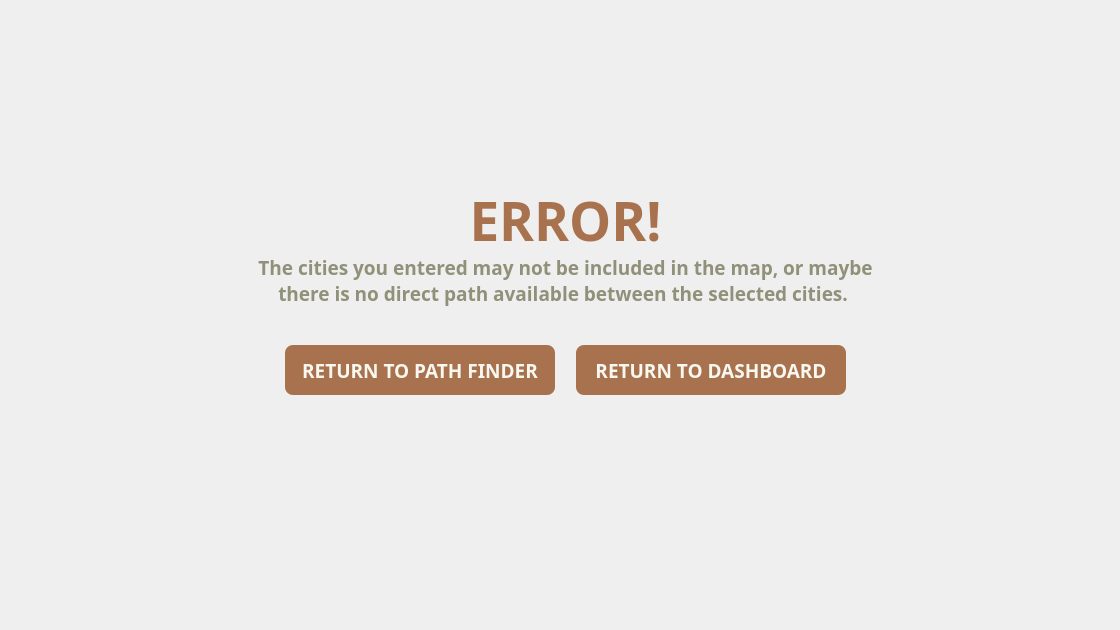
<?xml version="1.0" encoding="UTF-8"?>
<ui version="4.0">
 <class>Error_PathFinder</class>
 <widget class="QWidget" name="Error_PathFinder">
  <property name="geometry">
   <rect>
    <x>0</x>
    <y>0</y>
    <width>1120</width>
    <height>630</height>
   </rect>
  </property>
  <property name="minimumSize">
   <size>
    <width>1120</width>
    <height>630</height>
   </size>
  </property>
  <property name="maximumSize">
   <size>
    <width>1120</width>
    <height>630</height>
   </size>
  </property>
  <property name="windowTitle">
   <string>Mini Wasalni | Error in Finding Path</string>
  </property>
  <widget class="QLabel" name="Pathfindererror_h">
   <property name="geometry">
    <rect>
     <x>310</x>
     <y>170</y>
     <width>511</width>
     <height>101</height>
    </rect>
   </property>
   <property name="font">
    <font>
     <family>Dosis</family>
     <pointsize>40</pointsize>
     <bold>true</bold>
    </font>
   </property>
   <property name="styleSheet">
    <string notr="true">QLabel {
		color: #A9724E;
}</string>
   </property>
   <property name="text">
    <string>ERROR!</string>
   </property>
   <property name="alignment">
    <set>Qt::AlignCenter</set>
   </property>
  </widget>
  <widget class="QWidget" name="horizontalLayoutWidget_2">
   <property name="geometry">
    <rect>
     <x>270</x>
     <y>330</y>
     <width>591</width>
     <height>80</height>
    </rect>
   </property>
   <layout class="QHBoxLayout" name="horizontalLayout_2">
    <item>
     <widget class="QPushButton" name="pathfinder_another">
      <property name="maximumSize">
       <size>
        <width>270</width>
        <height>50</height>
       </size>
      </property>
      <property name="font">
       <font>
        <family>Dosis</family>
        <pointsize>14</pointsize>
        <bold>true</bold>
       </font>
      </property>
      <property name="styleSheet">
       <string notr="true">QPushButton {
		color: #F8F8F1;
		background-color: #A9724E;
		border: none;
		border-radius: 8px;
}

QPushButton:hover {
		color: #F8F8F1;
		background-color: #BFA17E;
		border: none;
		border-radius:8px;
}

QPushButton:pressed {
		color: #F8F8F1;
		background-color: #BFA17E;
		border: none;
        border-radius: 8px;
}</string>
      </property>
      <property name="text">
       <string>RETURN TO PATH FINDER</string>
      </property>
     </widget>
    </item>
    <item>
     <widget class="QPushButton" name="pathfindererror_return">
      <property name="maximumSize">
       <size>
        <width>270</width>
        <height>50</height>
       </size>
      </property>
      <property name="font">
       <font>
        <family>Dosis</family>
        <pointsize>14</pointsize>
        <bold>true</bold>
       </font>
      </property>
      <property name="styleSheet">
       <string notr="true">QPushButton {
		color: #F8F8F1;
		background-color: #A9724E;
		border: none;
		border-radius: 8px;
}

QPushButton:hover {
		color: #F8F8F1;
		background-color: #BFA17E;
		border: none;
		border-radius:8px;
}

QPushButton:pressed {
		color: #F8F8F1;
		background-color: #BFA17E;
		border: none;
        border-radius: 8px;
}</string>
      </property>
      <property name="text">
       <string>RETURN TO DASHBOARD</string>
      </property>
     </widget>
    </item>
   </layout>
  </widget>
  <widget class="QLabel" name="path_error_subheader">
   <property name="geometry">
    <rect>
     <x>250</x>
     <y>230</y>
     <width>631</width>
     <height>101</height>
    </rect>
   </property>
   <property name="font">
    <font>
     <family>Dosis</family>
     <pointsize>14</pointsize>
     <bold>true</bold>
    </font>
   </property>
   <property name="styleSheet">
    <string notr="true">QLabel {
		color: #909178;
}</string>
   </property>
   <property name="text">
    <string>The cities you entered may not be included in the map, or maybe there is no direct path available between the selected cities. </string>
   </property>
   <property name="scaledContents">
    <bool>false</bool>
   </property>
   <property name="alignment">
    <set>Qt::AlignCenter</set>
   </property>
   <property name="wordWrap">
    <bool>true</bool>
   </property>
  </widget>
 </widget>
 <resources/>
 <connections/>
</ui>
